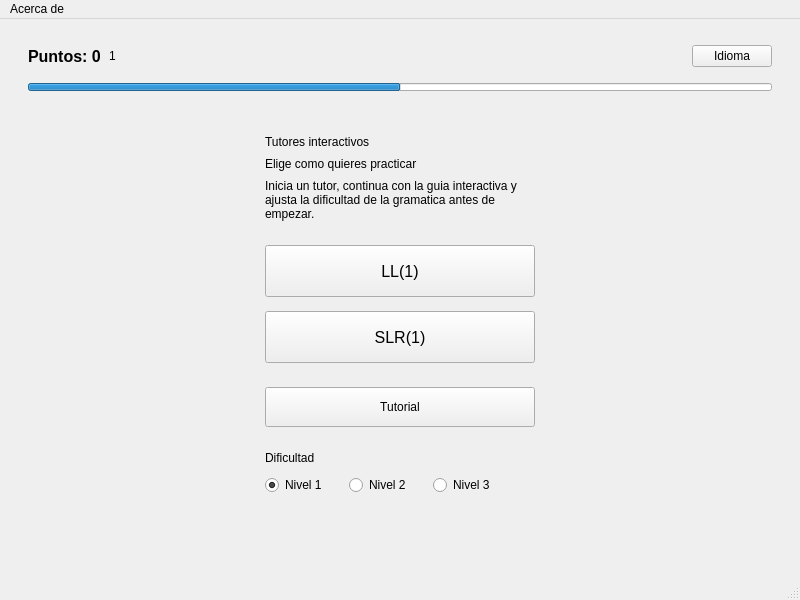
<?xml version="1.0" encoding="UTF-8"?>
<ui version="4.0">
 <class>MainWindow</class>
 <widget class="QMainWindow" name="MainWindow">
  <property name="geometry">
   <rect>
    <x>0</x>
    <y>0</y>
    <width>800</width>
    <height>600</height>
   </rect>
  </property>
  <property name="minimumSize">
   <size>
    <width>800</width>
    <height>600</height>
   </size>
  </property>
  <property name="windowTitle">
   <string>SyntaxTutor</string>
  </property>
  <property name="windowIcon">
   <iconset resource="resources.qrc">
    <normaloff>:/resources/syntaxtutor.png</normaloff>:/resources/syntaxtutor.png</iconset>
  </property>
  <widget class="QWidget" name="centralwidget">
   <layout class="QVBoxLayout" name="verticalLayout_4" stretch="0,0,1,0">
    <property name="spacing">
     <number>14</number>
    </property>
    <property name="leftMargin">
     <number>28</number>
    </property>
    <property name="topMargin">
     <number>24</number>
    </property>
    <property name="rightMargin">
     <number>28</number>
    </property>
    <property name="bottomMargin">
     <number>24</number>
    </property>
    <item>
     <layout class="QHBoxLayout" name="headerLayout">
      <property name="spacing">
       <number>12</number>
      </property>
      <item>
       <layout class="QHBoxLayout" name="statusLayout">
        <property name="spacing">
         <number>8</number>
        </property>
        <item>
         <widget class="QLabel" name="labelScore">
          <property name="font">
           <font>
            <pointsize>12</pointsize>
            <bold>true</bold>
           </font>
          </property>
          <property name="text">
           <string>Puntos: 0</string>
          </property>
         </widget>
        </item>
        <item>
         <widget class="QLabel" name="badgeNivel">
          <property name="minimumSize">
           <size>
            <width>38</width>
            <height>26</height>
           </size>
          </property>
          <property name="text">
           <string>1</string>
          </property>
         </widget>
        </item>
       </layout>
      </item>
      <item>
       <spacer name="horizontalSpacerHeader">
        <property name="orientation">
         <enum>Qt::Orientation::Horizontal</enum>
        </property>
        <property name="sizeHint" stdset="0">
         <size>
          <width>40</width>
          <height>20</height>
         </size>
        </property>
       </spacer>
      </item>
      <item>
       <widget class="QPushButton" name="idiom">
        <property name="sizePolicy">
         <sizepolicy hsizetype="Fixed" vsizetype="Fixed">
          <horstretch>0</horstretch>
          <verstretch>0</verstretch>
         </sizepolicy>
        </property>
        <property name="cursor">
         <cursorShape>PointingHandCursor</cursorShape>
        </property>
        <property name="layoutDirection">
         <enum>Qt::LayoutDirection::RightToLeft</enum>
        </property>
        <property name="text">
         <string>Idioma</string>
        </property>
       </widget>
      </item>
     </layout>
    </item>
    <item>
     <widget class="QProgressBar" name="progressBarNivel">
      <property name="minimumSize">
       <size>
        <width>0</width>
        <height>8</height>
       </size>
      </property>
      <property name="maximumSize">
       <size>
        <width>16777215</width>
        <height>8</height>
       </size>
      </property>
      <property name="value">
       <number>50</number>
      </property>
      <property name="textVisible">
       <bool>false</bool>
      </property>
     </widget>
    </item>
    <item>
     <layout class="QHBoxLayout" name="contentRowLayout">
      <item>
       <spacer name="horizontalSpacerLeftContent">
        <property name="orientation">
         <enum>Qt::Orientation::Horizontal</enum>
        </property>
        <property name="sizeHint" stdset="0">
         <size>
          <width>40</width>
          <height>20</height>
         </size>
        </property>
       </spacer>
      </item>
      <item>
       <widget class="QWidget" name="homeContent">
        <property name="maximumSize">
         <size>
          <width>560</width>
          <height>16777215</height>
         </size>
        </property>
        <layout class="QVBoxLayout" name="homeContentLayout" stretch="0,0,0,1">
         <property name="spacing">
          <number>24</number>
         </property>
         <property name="topMargin">
          <number>30</number>
         </property>
         <property name="bottomMargin">
          <number>12</number>
         </property>
         <item>
          <layout class="QVBoxLayout" name="heroLayout">
           <property name="spacing">
            <number>8</number>
           </property>
           <item>
            <widget class="QLabel" name="homeEyebrow">
             <property name="text">
              <string>Tutores interactivos</string>
             </property>
            </widget>
           </item>
           <item>
            <widget class="QLabel" name="homeTitle">
             <property name="text">
              <string>Elige como quieres practicar</string>
             </property>
            </widget>
           </item>
           <item>
            <widget class="QLabel" name="homeSubtitle">
             <property name="text">
              <string>Inicia un tutor, continua con la guia interactiva y ajusta la dificultad de la gramatica antes de empezar.</string>
             </property>
             <property name="wordWrap">
              <bool>true</bool>
             </property>
            </widget>
           </item>
          </layout>
         </item>
         <item>
         <layout class="QVBoxLayout" name="mainBtnsLayout">
           <property name="spacing">
            <number>14</number>
           </property>
           <item>
            <widget class="QPushButton" name="pushButton">
             <property name="minimumSize">
              <size>
               <width>0</width>
               <height>52</height>
              </size>
             </property>
             <property name="font">
              <font>
               <pointsize>12</pointsize>
              </font>
             </property>
             <property name="text">
              <string>LL(1)</string>
             </property>
            </widget>
           </item>
           <item>
            <widget class="QPushButton" name="pushButton_2">
             <property name="minimumSize">
              <size>
               <width>0</width>
               <height>52</height>
              </size>
             </property>
             <property name="font">
              <font>
               <pointsize>12</pointsize>
              </font>
             </property>
             <property name="text">
              <string>SLR(1)</string>
             </property>
            </widget>
          </item>
          <item>
            <spacer name="tutorialSpacer">
             <property name="orientation">
              <enum>Qt::Orientation::Vertical</enum>
             </property>
             <property name="sizeHint" stdset="0">
              <size>
               <width>20</width>
               <height>10</height>
              </size>
             </property>
            </spacer>
           </item>
           <item>
            <widget class="QPushButton" name="tutorial">
             <property name="minimumSize">
              <size>
               <width>0</width>
               <height>40</height>
              </size>
             </property>
             <property name="cursor">
              <cursorShape>PointingHandCursor</cursorShape>
             </property>
             <property name="text">
              <string>Tutorial</string>
             </property>
            </widget>
           </item>
          </layout>
         </item>
         <item>
          <layout class="QVBoxLayout" name="difficultySectionLayout">
           <property name="spacing">
            <number>10</number>
           </property>
           <item>
            <widget class="QLabel" name="difficultyTitle">
             <property name="text">
              <string>Dificultad</string>
             </property>
            </widget>
           </item>
           <item>
            <layout class="QHBoxLayout" name="levelsLayout">
             <property name="spacing">
              <number>22</number>
             </property>
             <item>
              <widget class="QRadioButton" name="lv1Button">
               <property name="text">
                <string>Nivel 1</string>
               </property>
               <property name="checked">
                <bool>true</bool>
               </property>
              </widget>
             </item>
             <item>
              <widget class="QRadioButton" name="lv2Button">
               <property name="text">
                <string>Nivel 2</string>
               </property>
              </widget>
             </item>
             <item>
              <widget class="QRadioButton" name="lv3Button">
               <property name="text">
                <string>Nivel 3</string>
               </property>
              </widget>
             </item>
             <item>
              <spacer name="horizontalSpacerLevelsTrailing">
               <property name="orientation">
                <enum>Qt::Orientation::Horizontal</enum>
               </property>
               <property name="sizeHint" stdset="0">
                <size>
                 <width>40</width>
                 <height>20</height>
                </size>
               </property>
              </spacer>
             </item>
            </layout>
           </item>
          </layout>
         </item>
         <item>
          <spacer name="verticalSpacerBottomContent">
           <property name="orientation">
            <enum>Qt::Orientation::Vertical</enum>
           </property>
           <property name="sizeType">
            <enum>QSizePolicy::Policy::Expanding</enum>
           </property>
           <property name="sizeHint" stdset="0">
            <size>
             <width>20</width>
             <height>40</height>
            </size>
           </property>
          </spacer>
         </item>
        </layout>
       </widget>
      </item>
      <item>
       <spacer name="horizontalSpacerRightContent">
        <property name="orientation">
         <enum>Qt::Orientation::Horizontal</enum>
        </property>
        <property name="sizeHint" stdset="0">
         <size>
          <width>40</width>
          <height>20</height>
         </size>
        </property>
       </spacer>
      </item>
     </layout>
    </item>
    <item>
     <spacer name="verticalSpacerFooter">
      <property name="orientation">
       <enum>Qt::Orientation::Vertical</enum>
      </property>
      <property name="sizeType">
       <enum>QSizePolicy::Policy::Expanding</enum>
      </property>
      <property name="sizeHint" stdset="0">
       <size>
        <width>20</width>
        <height>20</height>
       </size>
      </property>
     </spacer>
    </item>
   </layout>
  </widget>
  <widget class="QMenuBar" name="menubar">
   <property name="geometry">
    <rect>
     <x>0</x>
     <y>0</y>
     <width>800</width>
     <height>23</height>
    </rect>
   </property>
   <widget class="QMenu" name="menuAcercaDe">
    <property name="title">
     <string>Acerca de</string>
    </property>
    <addaction name="actionSobre_la_aplicaci_n"/>
    <addaction name="actionReferencia_LL_1"/>
    <addaction name="actionReferencia_SLR_1"/>
   </widget>
   <addaction name="menuAcercaDe"/>
  </widget>
  <widget class="QStatusBar" name="statusbar"/>
  <action name="actionSobre_la_aplicaci_n">
   <property name="text">
    <string>Sobre la aplicación</string>
   </property>
  </action>
  <action name="actionReferencia_LL_1">
   <property name="text">
    <string>Referencia LL(1)</string>
   </property>
  </action>
  <action name="actionReferencia_SLR_1">
   <property name="text">
    <string>Referencia SLR(1)</string>
   </property>
  </action>
 </widget>
 <resources>
  <include location="resources.qrc"/>
 </resources>
 <connections/>
</ui>
